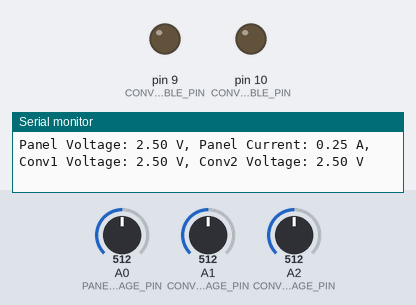
Recording of a sketch running on a simulated Arduino Uno, built with avr-gcc and run on an emulated ATmega328P. Parts: output pins drawn as LEDs (lit = HIGH), the last lines printed to the serial monitor. Inputs (shaded band) come from the test bench; at power-on: A1 (CONVERTER1_VOLTAGE_PIN) = 512, A0 (PANEL_VOLTAGE_PIN) = 512, A2 (CONVERTER2_VOLTAGE_PIN) = 512.

Above: at 1.3 s.
1.4 s: A1 (CONVERTER1_VOLTAGE_PIN) set to 90
2.9 s: A1 (CONVERTER1_VOLTAGE_PIN) set to 77
At 4.2 s:
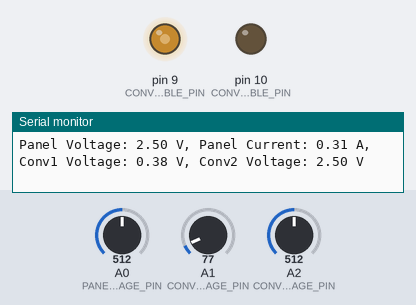
4.5 s: A0 (PANEL_VOLTAGE_PIN) set to 716
At 5.7 s:
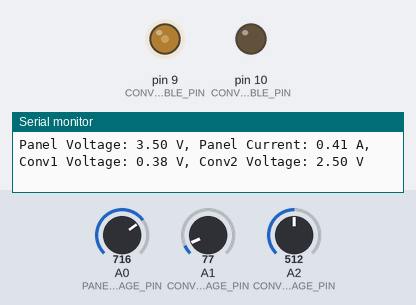
6.0 s: A0 (PANEL_VOLTAGE_PIN) set to 1023
At 7.1 s:
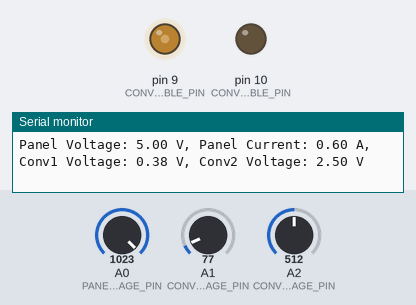
7.5 s: A2 (CONVERTER2_VOLTAGE_PIN) set to 44
9.0 s: A2 (CONVERTER2_VOLTAGE_PIN) set to 37
At 10.1 s:
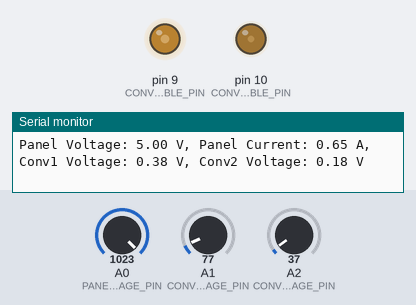
Timing chart, 0 to 11.5 s (numbered marks = the images above; inputs shaded):
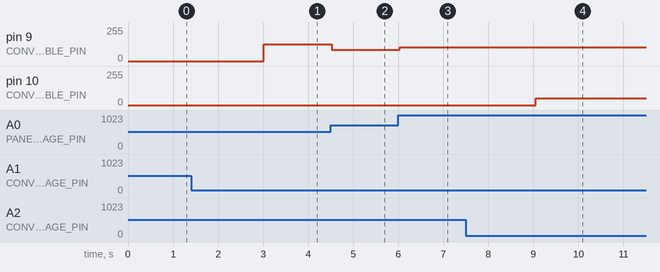

The sketch:

infer7.ino
```cpp
#include <Arduino.h>

class SolarPanelOptimizer {
private:
    // Pin Configurations
    const uint8_t PANEL_VOLTAGE_PIN = A0;     // Analog input for panel voltage
    const uint8_t CONVERTER1_ENABLE_PIN = 9;  // PWM pin for first DC-DC converter
    const uint8_t CONVERTER2_ENABLE_PIN = 10; // PWM pin for second DC-DC converter
    const uint8_t CONVERTER1_VOLTAGE_PIN = A1;
    const uint8_t CONVERTER2_VOLTAGE_PIN = A2;

    // Configuration Parameters
    const float TARGET_VOLTAGE_RATIO = 0.80;  // Maintain 80% of panel input voltage
    const float MAX_PWM = 255.0;
    const float MIN_PWM = 0.0;

    // Converter Priority Ranking
    const float CONVERTER1_PRIORITY = 0.7;  // Higher priority converter
    const float CONVERTER2_PRIORITY = 0.3;  // Lower priority converter

    // State Variables
    float currentPanelVoltage = 0.0;
    float currentPanelCurrent = 0.0;
    float converter1Voltage = 0.0;
    float converter2Voltage = 0.0;
    float converter1PWM = 0.0;
    float converter2PWM = 0.0;

    // Calibration Constants (to be adjusted based on specific hardware)
    const float OPEN_CIRCUIT_VOLTAGE_FACTOR = 1.0;
    const float VOLTAGE_CHANGE_SENSITIVITY = 0.1;

public:
    void begin() {
        // Initialize pins
        pinMode(PANEL_VOLTAGE_PIN, INPUT);
        pinMode(CONVERTER1_ENABLE_PIN, OUTPUT);
        pinMode(CONVERTER2_ENABLE_PIN, OUTPUT);
        pinMode(CONVERTER1_VOLTAGE_PIN, INPUT);
        pinMode(CONVERTER2_VOLTAGE_PIN, INPUT);
    }

    void updatePanelMeasurements() {
        // Read panel voltage
        currentPanelVoltage = analogRead(PANEL_VOLTAGE_PIN) * (5.0 / 1023.0);

        // Infer panel current using open circuit voltage method
        inferencePanelCurrent();
    }

    void inferencePanelCurrent() {
        // Advanced current inference algorithm
        // Considers open circuit voltage and PWM-induced voltage changes
        float openCircuitVoltage = currentPanelVoltage * OPEN_CIRCUIT_VOLTAGE_FACTOR;
        float dutyCycleImpact = (converter1PWM + converter2PWM) / (2 * MAX_PWM);

        currentPanelCurrent = openCircuitVoltage * VOLTAGE_CHANGE_SENSITIVITY *
                               (1 + dutyCycleImpact);
    }

    void optimizeConverters() {
        // Read converter voltages
        converter1Voltage = analogRead(CONVERTER1_VOLTAGE_PIN) * (5.0 / 1023.0);
        converter2Voltage = analogRead(CONVERTER2_VOLTAGE_PIN) * (5.0 / 1023.0);

        // Prioritized converter optimization
        optimizeConverter(CONVERTER1_ENABLE_PIN, converter1Voltage,
                          CONVERTER1_PRIORITY);
        optimizeConverter(CONVERTER2_ENABLE_PIN, converter2Voltage,
                          CONVERTER2_PRIORITY);
    }

    void optimizeConverter(uint8_t enablePin, float currentVoltage, float priority) {
        // Target voltage calculation with priority weighting
        float targetVoltage = currentPanelVoltage * TARGET_VOLTAGE_RATIO * priority;

        // PWM adjustment logic
        if (currentVoltage < targetVoltage) {
            // Increase PWM if voltage is below target
            float pwmIncrement = map(targetVoltage - currentVoltage,
                                     0, currentPanelVoltage,
                                     0, MAX_PWM);
            pwmIncrement = constrain(pwmIncrement, 0, MAX_PWM);

            analogWrite(enablePin, pwmIncrement);

            // Store PWM for current inference
            if (enablePin == CONVERTER1_ENABLE_PIN) {
                converter1PWM = pwmIncrement;
            } else {
                converter2PWM = pwmIncrement;
            }
        } else {
            // Decrease PWM if voltage is above target
            analogWrite(enablePin, 0);
        }
    }

    void printDebugInfo() {
        Serial.print("Panel Voltage: ");
        Serial.print(currentPanelVoltage);
        Serial.print(" V, Panel Current: ");
        Serial.print(currentPanelCurrent);
        Serial.print(" A, Conv1 Voltage: ");
        Serial.print(converter1Voltage);
        Serial.print(" V, Conv2 Voltage: ");
        Serial.print(converter2Voltage);
        Serial.println(" V");
    }
};

SolarPanelOptimizer solarOptimizer;

void setup() {
    Serial.begin(115200);
    solarOptimizer.begin();
}

void loop() {
    // Update panel measurements
    solarOptimizer.updatePanelMeasurements();

    // Optimize DC-DC converters
    solarOptimizer.optimizeConverters();

    // Print debug information
    solarOptimizer.printDebugInfo();

    // Delay to prevent overwhelming system
    delay(500);
}
```

Measured:
- the behaviour switches between 83 and 82 on A1 (CONVERTER1_VOLTAGE_PIN) (found by bisection; images 0 and 1)
- the behaviour switches between 41 and 40 on A2 (CONVERTER2_VOLTAGE_PIN) (found by bisection; images 3 and 4)
- after the input at 2.9 s, pin 9 (CONVERTER1_ENABLE_PIN): 0/255 → 127/255 after 0.12 s
- after the input at 4.5 s, pin 9 (CONVERTER1_ENABLE_PIN): 127/255 → 85/255 at once
- after the input at 6.0 s, pin 9 (CONVERTER1_ENABLE_PIN): 85/255 → 102/255 at once
- after the input at 9.0 s, pin 10 (CONVERTER2_ENABLE_PIN): 0/255 → 51/255 after 0.05 s
